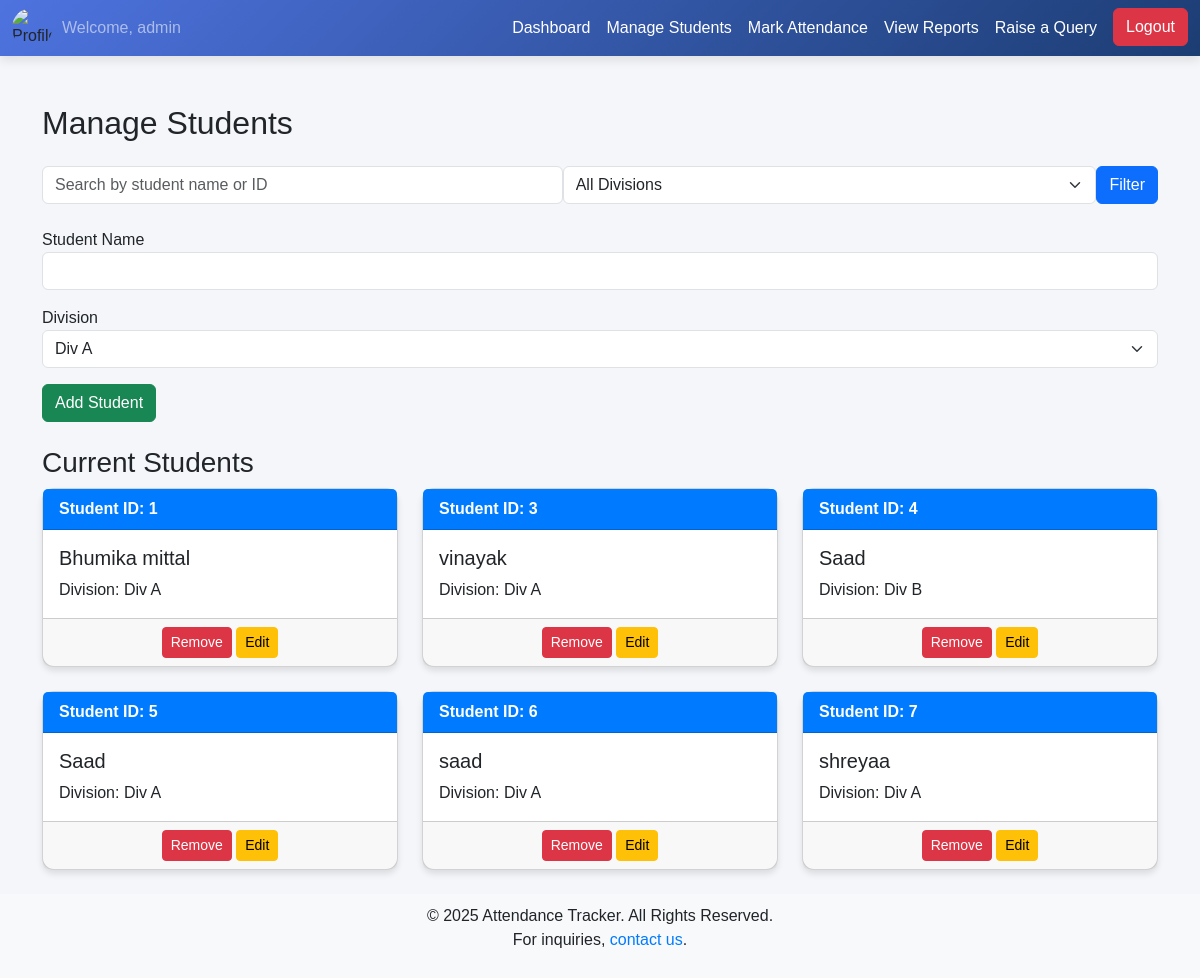
/students.php (signed in), run on the app's committed database.
### tables this page shows
CREATE TABLE students (
    id INTEGER PRIMARY KEY AUTOINCREMENT,
    name TEXT NOT NULL,
    division TEXT NOT NULL
);

### students.php (the view, shortened to what this page needs)
<?php
$db = connect_db();
$search = isset($_GET['search']) ? $_GET['search'] : '';
$query = "SELECT * FROM students WHERE name LIKE '%$search%'";
$students_per_page = 10;
$page = isset($_GET['page']) ? $_GET['page'] : 1;
$offset = ($page - 1) * $students_per_page;
$students = $db->query($query . " LIMIT $students_per_page OFFSET $offset");
?>
<!DOCTYPE html>
<html lang="en">
<head>
    <link href="https://cdn.jsdelivr.net/npm/bootstrap@5.3.0/dist/css/bootstrap.min.css" rel="stylesheet">
</head>
<body class="d-flex flex-column min-vh-100">
<nav class="navbar navbar-expand-lg navbar-dark">
    <div class="container-fluid">
        <div class="d-flex align-items-center">
            <img src="https://static.vecteezy.com/system/resources/thumbnails/005/544/770/small/profile-icon-design-free-vector.jpg" alt="Profile Picture" class="profile-img">
            <span class="navbar-text"><?php echo "Welcome, " . ($_SESSION['professor'] ?? "Guest"); ?></span>
        </div>
        <div class="collapse navbar-collapse" id="navbarNav">
            <ul class="navbar-nav ms-auto">
                <li class="nav-item">
                    <a class="nav-link" href="dashboard.php">Dashboard</a>
                </li>
                <li class="nav-item">
                    <a class="nav-link active" href="students.php">Manage Students</a>
                </li>
                <li class="nav-item">
                    <a class="nav-link" href="attendance.php">Mark Attendance</a>
                </li>
                <li class="nav-item">
                    <a class="nav-link" href="report.php">View Reports</a>
                </li>
                <li class="nav-item">
                    <a class="nav-link" href="#" data-bs-toggle="modal" data-bs-target="#raiseQueryModal">Raise a Query</a>
                </li>
                <li class="nav-item">
                    <a href="logout.php" class="btn btn-danger ms-2">Logout</a>
                </li>
            </ul>
        </div>
    </div>
</nav>
<div class="container mt-5">
    <h2 class="mb-4">Manage Students</h2>
    <form method="GET" class="mb-4 d-flex">
        <input type="text" name="search" class="form-control mr-3" placeholder="Search by student name or ID" value="<?php echo $search; ?>" />
        <select name="filter_division" class="form-select mr-3">
            <option value="">All Divisions</option>
        </select>
        <button type="submit" class="btn btn-primary">Filter</button>
    </form>
    <form method="POST" class="mb-4">
        <div class="form-group mb-3">
            <label>Student Name</label>
            <input type="text" name="name" class="form-control" required>
        </div>
        <div class="form-group mb-3">
            <label>Division</label>
            <select name="division" class="form-select">
                <option value="Div A">Div A</option>
            </select>
        </div>
        <button type="submit" name="add_student" class="btn btn-success">Add Student</button>
    </form>
    <h3>Current Students</h3>
    <div class="row">
        <?php while ($student = $students->fetchArray()): ?>
            <div class="col-md-4 mb-4">
                <div class="card card-custom">
                    <div class="card-header">
                        Student ID: <?php echo $student['id']; ?>
                    </div>
                    <div class="card-body">
                        <h5 class="card-title"><?php echo $student['name']; ?></h5>
                        <p class="card-text">Division: <?php echo $student['division']; ?></p>
                    </div>
                    <div class="card-footer text-center">
                        <form method="POST" style="display:inline;">
                            <button type="submit" name="remove_student" class="btn btn-danger btn-sm">Remove</button>
                            <button type="button" class="btn btn-warning btn-sm" data-bs-toggle="modal" data-bs-target="#editModal-<?php echo $student['id']; ?>">Edit</button>
                        </form>
                    </div>
                </div>
            </div>
        <?php endwhile; ?>
    </div>
</div>
<div class="footer mt-auto">
    <p>&copy; 2025 Attendance Tracker. All Rights Reserved. <br>
       For inquiries, <a href="mailto:support@attendancetracker.com">contact us</a>.
    </p>
</div>
</body>
</html>

### students.php (style rules this page uses)
body { background: #f4f6f9; font-family: 'Arial', sans-serif; }
.navbar { background: linear-gradient(135deg, #4e73df, #1c3d73); box-shadow: 0 4px 10px rgba(0, 0, 0, 0.1); }
.navbar .navbar-brand, .navbar .nav-link { color: #ffffff; }
.profile-img { width: 40px; height: 40px; border-radius: 50%; object-fit: cover; margin-right: 10px; }
.footer { background-color: #f8f9fa; padding: 10px 0; text-align: center; width: 100%; }
.footer a { text-decoration: none; color: #007bff; }
.card-custom { border-radius: 12px; box-shadow: 0 4px 6px rgba(0, 0, 0, 0.1); transition: transform 0.2s ease, box-shadow 0.2s ease; }
.card-header { background-color: #007bff; color: white; font-weight: bold; }

### data on the page
students: id "1", name "Bhumika mittal", division "Div A"
students: id "3", name "vinayak", division "Div A"
students: id "4", name "Saad", division "Div B"
students: id "5", name "Saad", division "Div A"
students: id "6", name "saad", division "Div A"
students: id "7", name "shreyaa", division "Div A"

### other printed values
$_SESSION['professor'] "admin"
